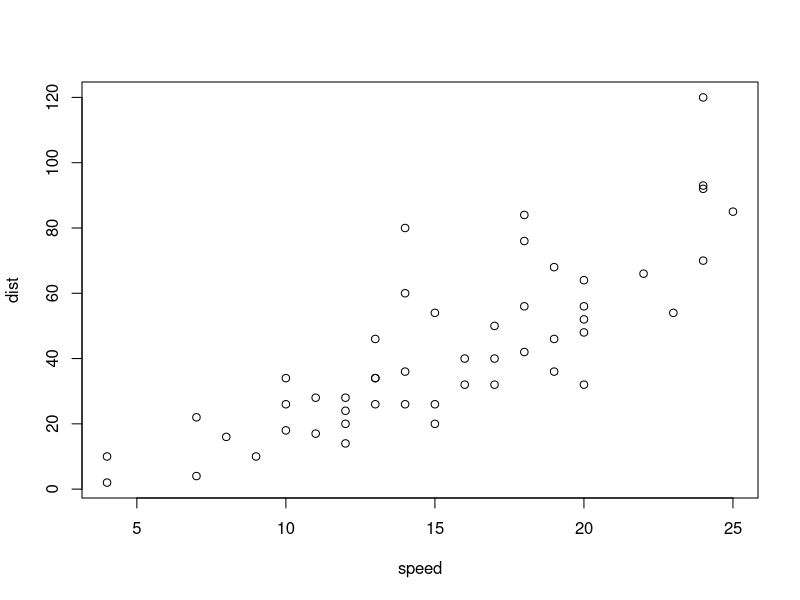
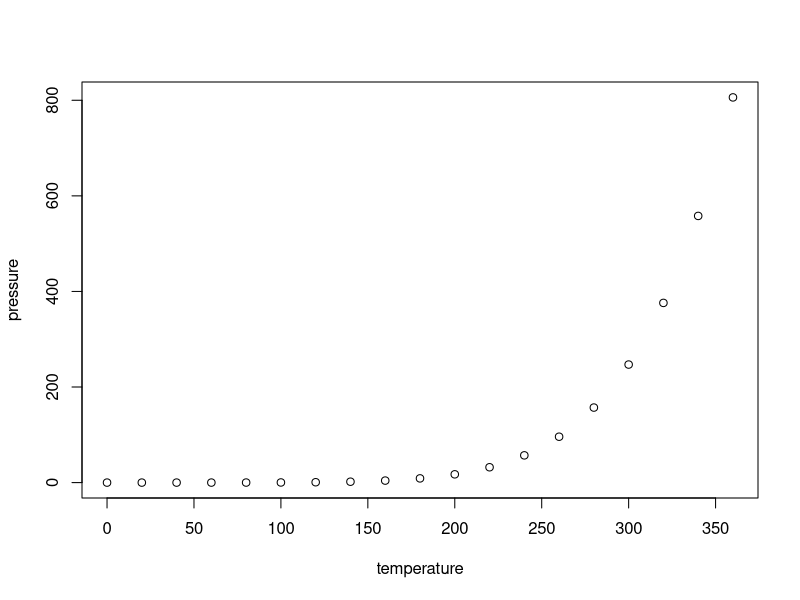
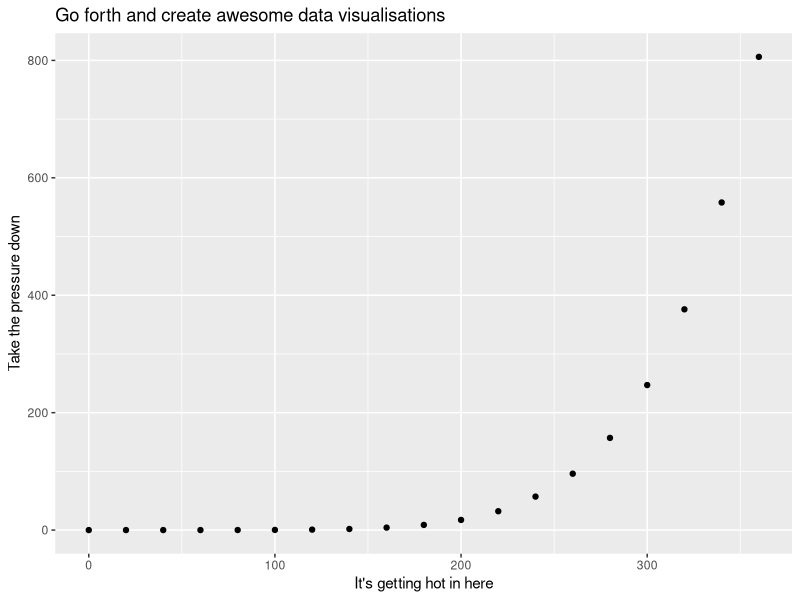

Here is the R script that generated these plots, in order:
## ---- chunk 1
knitr::opts_chunk$set(echo = TRUE)
## ---- chunk 2
plot(cars)
## ---- chunk 3
plot(pressure)

## ---- chunk 4

#install.packages("ggplot2")
library(ggplot2)

## ---- chunk 5
# 1. Load ggplot2 library/package
library(ggplot2)

# 2. The building materials are: ggplot(pressure, aes(x= temperature, y = pressure)) 
# 3. Define the floor/graph plan (tell ggplot which type of graph to make) : + geom_point()
# 4. Add titles and axis labels: ggtitle("Go forth and create awesome data visualisations") + ylab("Take the pressure down") + xlab("It's getting hot in here")
# 5. Assign the plot to an object called 'scatterplot_house'

scatterplot_house <- ggplot(pressure, aes(x= temperature, y = pressure)) + geom_point() + ggtitle("Go forth and create awesome data visualisations") + ylab("Take the pressure down") + xlab("It's getting hot in here")

#print the plot
scatterplot_house

